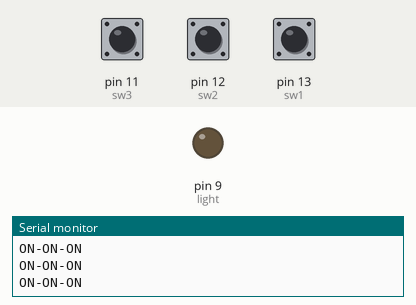
Simulated run of this sketch. Board: Arduino Uno, built with avr-gcc and run on an emulated ATmega328P. On the bench: output pins drawn as LEDs (lit = HIGH), the last lines printed to the serial monitor. Dashed ring = blinking. The inputs (shaded band) are chosen by the test bench; at power-on: pin 11 (sw3) HIGH, pin 12 (sw2) HIGH, pin 13 (sw1) HIGH.

Above: at 1.2 s.
1.3 s: pin 11 (sw3) pulled LOW for 3.2 s
At 2.1 s:
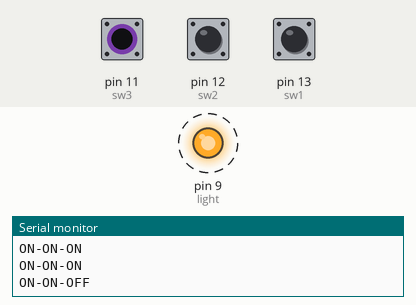
6.0 s: pin 12 (sw2) pulled LOW for 3.2 s
At 6.6 s:
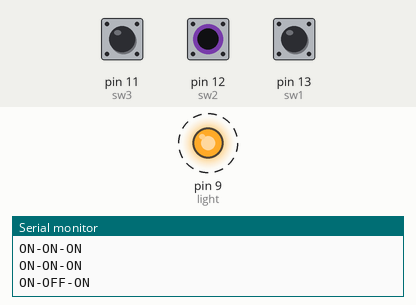
10.7 s: pin 13 (sw1) pulled LOW for 0.15 s
At 11.3 s:
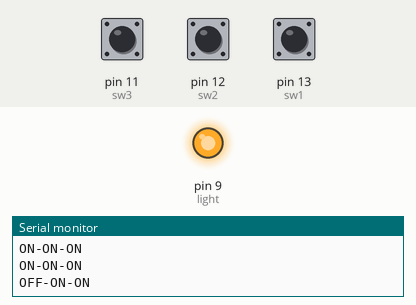
12.3 s: pin 13 (sw1) pulled LOW for 3.2 s
At 16.2 s:
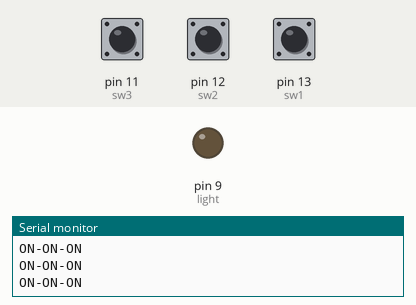
18.5 s: pin 11 (sw3) driven LOW and pin 12 (sw2) driven LOW
20.6 s: pin 11 (sw3) driven HIGH
At 21.2 s:
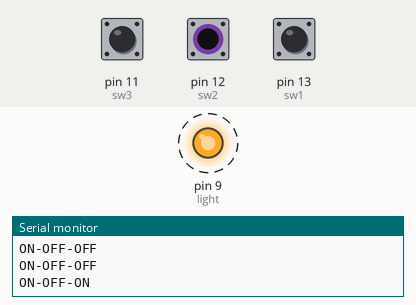
Timing chart, 0 to 24.6 s (numbered marks = the images above; inputs shaded):
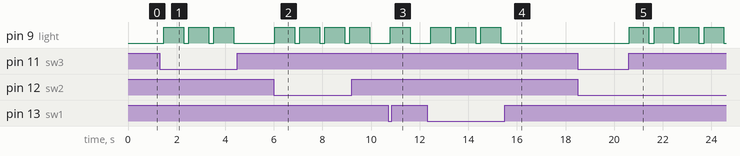

Measured:
- after the input at 1.3 s, pin 9 (light): alternates HIGH for 0.82 s and LOW for 0.21 s, 6 changes in all, then stays LOW, starting after 0.18 s
- after the input at 6.0 s, pin 9 (light): alternates HIGH for 0.82 s and LOW for 0.21 s, starting at once
- after the input at 10.7 s, pin 9 (light): LOW → HIGH after 0.09 s, → LOW 0.82 s later
- after the input at 12.3 s, pin 9 (light): alternates HIGH for 0.82 s and LOW for 0.21 s, 6 changes in all, then stays LOW, starting after 0.16 s
- after the input at 20.6 s, pin 9 (light): alternates HIGH for 0.82 s and LOW for 0.21 s, starting at once

The sketch:

3Switches_3LightsOn.ino
```cpp
int light =9;
int sw1=13;
int sw2=12;
int sw3=11;
void setup()
{
  pinMode(sw1,INPUT);
  pinMode(sw2,INPUT);
  pinMode(sw3,INPUT);
  pinMode(light,OUTPUT);
  Serial.begin(9600);
}

void loop()
{
  if(digitalRead(sw1)==0 && digitalRead(sw2)==0 && digitalRead(sw3)==0){
    Serial.println("OFF-OFF-OFF");
    digitalWrite(light,1);
    delay(818);
    digitalWrite(light,0);
    delay(111);
  }
  else if(digitalRead(sw1)==0 && digitalRead(sw2)==0 && digitalRead(sw3)==1){
    Serial.println("OFF-OFF-ON");
    digitalWrite(light,0);
    delay(111);
  }
  else if(digitalRead(sw1)==0 && digitalRead(sw2)==1 && digitalRead(sw3)==0){
    Serial.println("OFF-ON-OFF");
    digitalWrite(light,0);
    delay(111);
  }
  else if(digitalRead(sw1)==0 && digitalRead(sw2)==1 && digitalRead(sw3)==1){
    Serial.println("OFF-ON-ON");
    digitalWrite(light,1);
    delay(818);
    digitalWrite(light,0);
    delay(111);
  }
  else if(digitalRead(sw1)==1 && digitalRead(sw2)==0 && digitalRead(sw3)==0){
    Serial.println("ON-OFF-OFF");
    digitalWrite(light,0);
    delay(111);
  }
  else if(digitalRead(sw1)==1 && digitalRead(sw2)==0 && digitalRead(sw3)==1){
    Serial.println("ON-OFF-ON");
    digitalWrite(light,1);
    delay(818);
    digitalWrite(light,0);
    delay(111);
  }
  else if(digitalRead(sw1)==1 && digitalRead(sw2)==1 && digitalRead(sw3)==0){
    Serial.println("ON-ON-OFF");
    digitalWrite(light,1);
    delay(818);
    digitalWrite(light,0);
    delay(111);
  }
  else {
    Serial.println("ON-ON-ON");
  	digitalWrite(light,0);
    delay(111);
  }
  delay(100);
}
```
